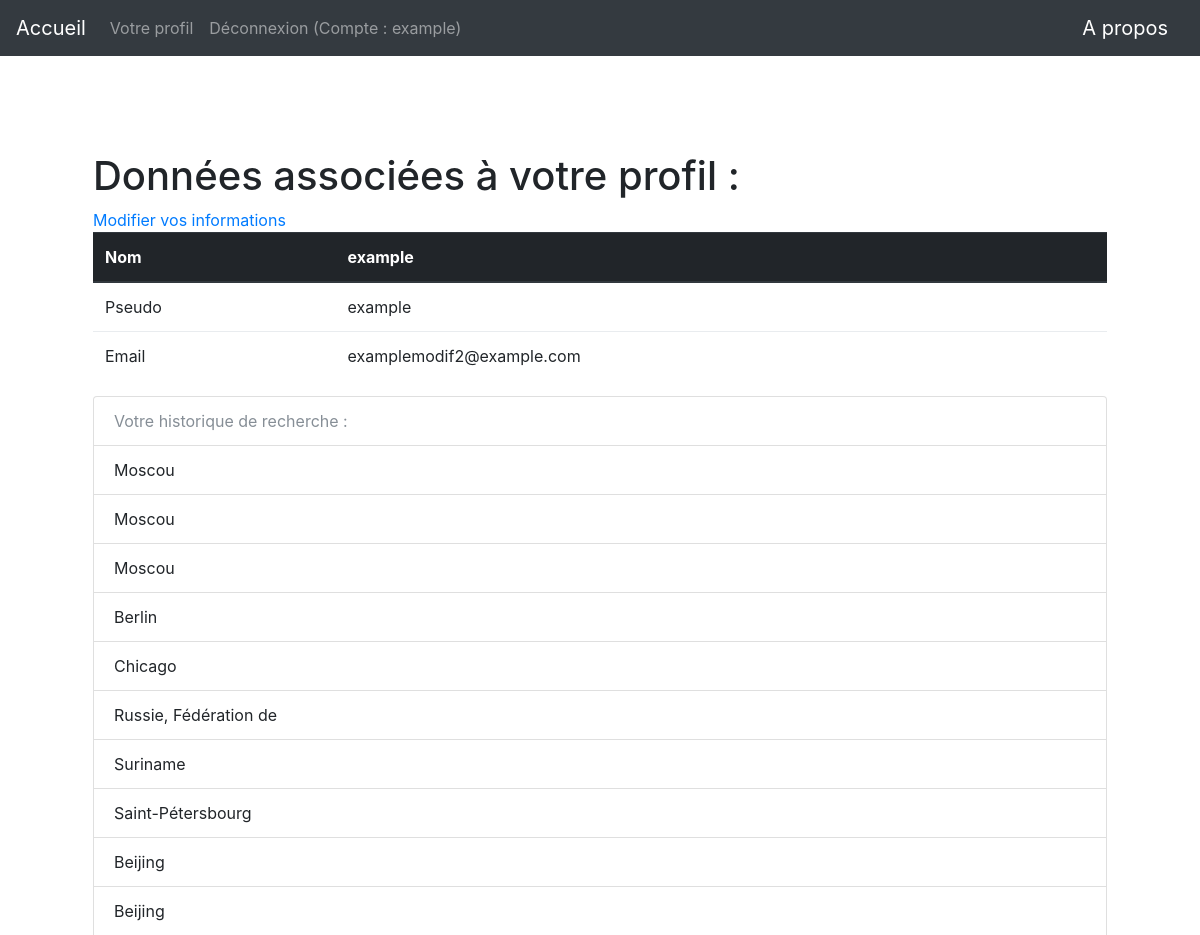
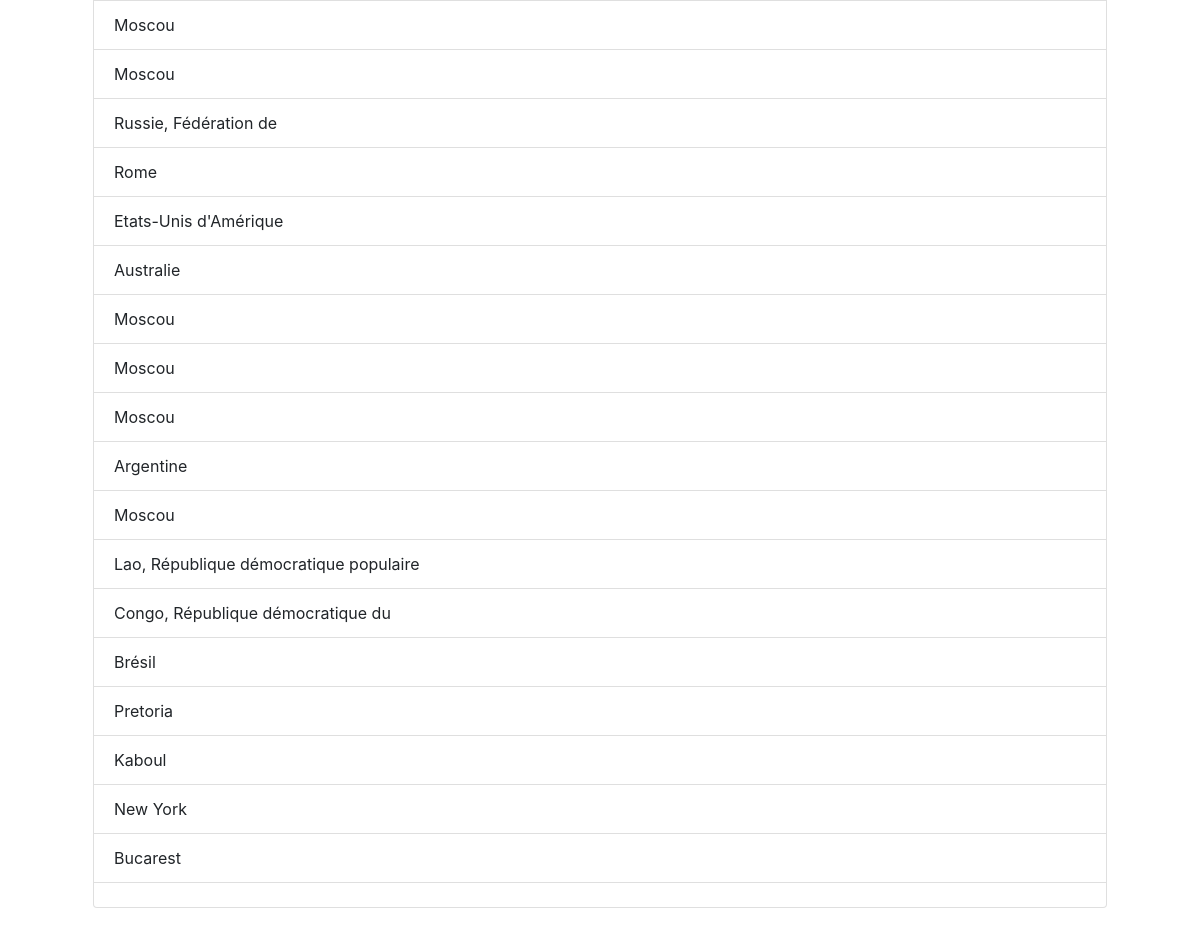
Page /profil (signed in) on the committed database (2 pictures, top to bottom).
### app/modeles/utilisateurs.py (models this page shows, shortened)
class User(UserMixin, users.Model):
    user_id = users.Column(users.Integer, unique=True, nullable=False, primary_key=True, autoincrement=True)
    user_nom = users.Column(users.Text, nullable=False)
    user_login = users.Column(users.String(45), nullable=False, unique=True)
    user_email = users.Column(users.Text, nullable=False)
    user_password = users.Column(users.String(100), nullable=False)
    user_historique = users.Column(users.String(1000))

### app/routes.py (the view)
@app.route("/profil")
@login_required
def profil():
    histo_user = current_user.user_historique
    if histo_user is None:
        histo = "Vous n'avez pas d'historique de recherche"
        pas_histo = True
    else:
        histo = current_user.user_historique.split(";")
        pas_histo = False
    return render_template("profil.html", current_user=current_user, histo=histo, pas_histo=pas_histo)

### app/modeles/utilisateurs.py (called while the page is built)
@login.user_loader
def trouver_utilisateur_via_id(identifiant):
    return User.query.get(int(identifiant))

### app/templates/profil.html (shortened to what this page needs)
{% extends "base.html" %}
{% block body %}
<h1>Données associées à votre profil :</h1>
<a href="{{url_for('modification')}}">Modifier vos informations</a>
<table class="table">
    <thead class="thead-dark">
      <tr>
        <th scope="col">Nom</th>
        <th scope="col">{{current_user.user_nom}}</th>
      </tr>
    </thead>
    <tbody>
        <tr>
            <td>Pseudo</td>
            <td>{{current_user.user_login}}</td>
        </tr>
        <tr>
            <td>Email</td>
            <td>{{current_user.user_email}}</td>
        </tr>
    </tbody>
  </table>
    {% if pas_histo == True %}
    <ul class="list-group">
    <li class="list-group-item disabled">Votre historique de recherche :</li>
      <li class="list-group-item">{{histo}}</li>
    </ul>
    {% else %}
  <ul class="list-group">
    <li class="list-group-item disabled">Votre historique de recherche :</li>
    {% for element in histo %}
      <li class="list-group-item">{{element}}</li>
    {% endfor %}
      {% endif %}
  </ul>
{% endblock %}

### app/templates/base.html (shortened to what this page needs)
<!DOCTYPE html>
<html lang="fr">
    <head>
        {% include "css.html" %}
    </head>
    <nav class="navbar navbar-expand-md navbar-dark bg-dark justify-content-between">
        <a class="navbar-brand" href="{{ url_for('accueil') }}">Accueil</a>
        <ul class="navbar-nav mr-auto">
            {% if not current_user.is_authenticated %}
              <li class="nav-item">
                <a class="nav-link" href="{{url_for("inscription")}}">Inscription</a>
              </li>
              <li class="nav-item">
                <a class="nav-link" href="{{url_for("connexion")}}">Connexion</a>
              </li>
            {% else %}
            <li class="nav-item">
              <a class="nav-link" href="{{url_for("profil")}}">Votre profil</a>
            </li>
              <li class="nav-item">
                <a class="nav-link" href="{{url_for("deconnexion")}}">Déconnexion (Compte : {{current_user.user_nom}})</a>
              </li>
            {% endif %}
        </ul>
        <a class="navbar-brand" href="{{ url_for('a_propos') }}">A propos</a>
    </nav>
     <body class="body">
        <div class="container">
            <div class="card border-0 shadow my-5">
              <div class="card-body p-5">
                {% block body %}
                {% endblock %}
              </div>
            </div>
          </div>
    </body>
</html>

### rows in the picture
User: user_nom "example", user_login "example", user_email "examplemodif2@example.com"

### other values in the picture
{{ element }} "Moscou" "Moscou" "Moscou" "Berlin" "Chicago" "Russie, Fédération de" "Suriname" "Saint-Pétersbourg" "Beijing" "Beijing" "Moscou" "Moscou" "Russie, Fédération de" "Rome" "Etats-Unis d'Amérique" "Australie" "Moscou" "Moscou" "Moscou" "Argentine" "Moscou" "Lao, République démocratique populaire" "Congo, République démocratique du" "Brésil" "Pretoria" "Kaboul" "New York" "Bucarest"
